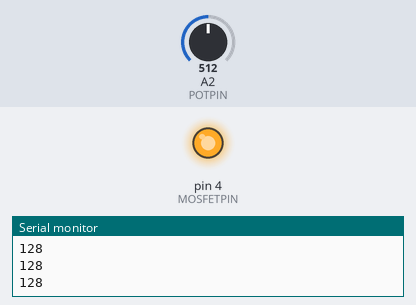
Recording of a sketch running on a simulated Arduino Uno, built with avr-gcc and run on an emulated ATmega328P. Shown: output pins drawn as LEDs (lit = HIGH), the last lines printed to the serial monitor. Inputs (shaded band) come from the test bench; at power-on: A2 (POTPIN) = 512.

Above: at 1.2 s.
1.3 s: A2 (POTPIN) set to 502
At 2.0 s:
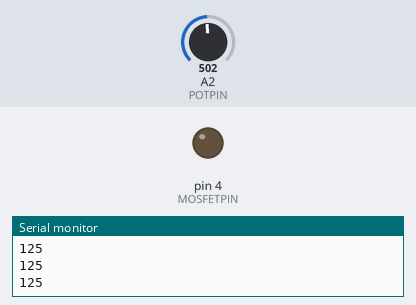
2.8 s: A2 (POTPIN) set to 716
At 4.0 s:
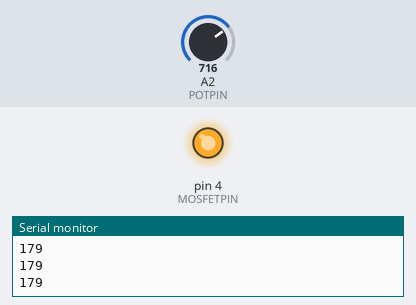
4.3 s: A2 (POTPIN) set to 511
At 5.4 s:
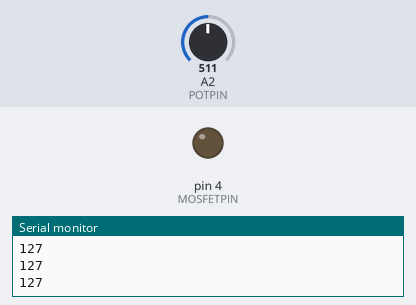
Timing chart, 0 to 7.3 s (numbered marks = the images above; inputs shaded):
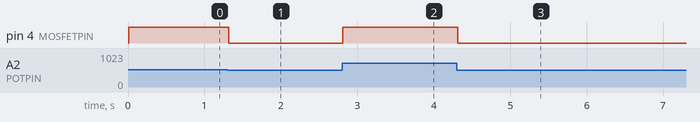

The sketch:

Wk12CODEMotor.ino
```cpp
const int POTPIN = 2;   //POTENTIOMETER circuit is on PA2
const int MOSFETPIN = 4;   //Motor circuit is on PA04
int val =0;

void setup() {
Serial.begin(9600);
pinMode(POTPIN, INPUT);   //POTENTIOMETER circuit is on PA2
pinMode(MOSFETPIN, OUTPUT);   //Motor circuit is on PA04
}

void loop() {
  val = analogRead(POTPIN);    //Read POTENTIOMETER input
  delay(10);
  Serial.println(val / 4);     //Print POTENTIOMETER value
  analogWrite(MOSFETPIN, val / 4);
}
```

Measured:
- the behaviour switches between 512 and 511 on A2 (POTPIN) (found by bisection; images 0 and 1)
- after the input at 1.3 s, pin 4 (MOSFETPIN): HIGH → LOW at once
- after the input at 2.8 s, pin 4 (MOSFETPIN): LOW → HIGH at once
- after the input at 4.3 s, pin 4 (MOSFETPIN): HIGH → LOW at once
